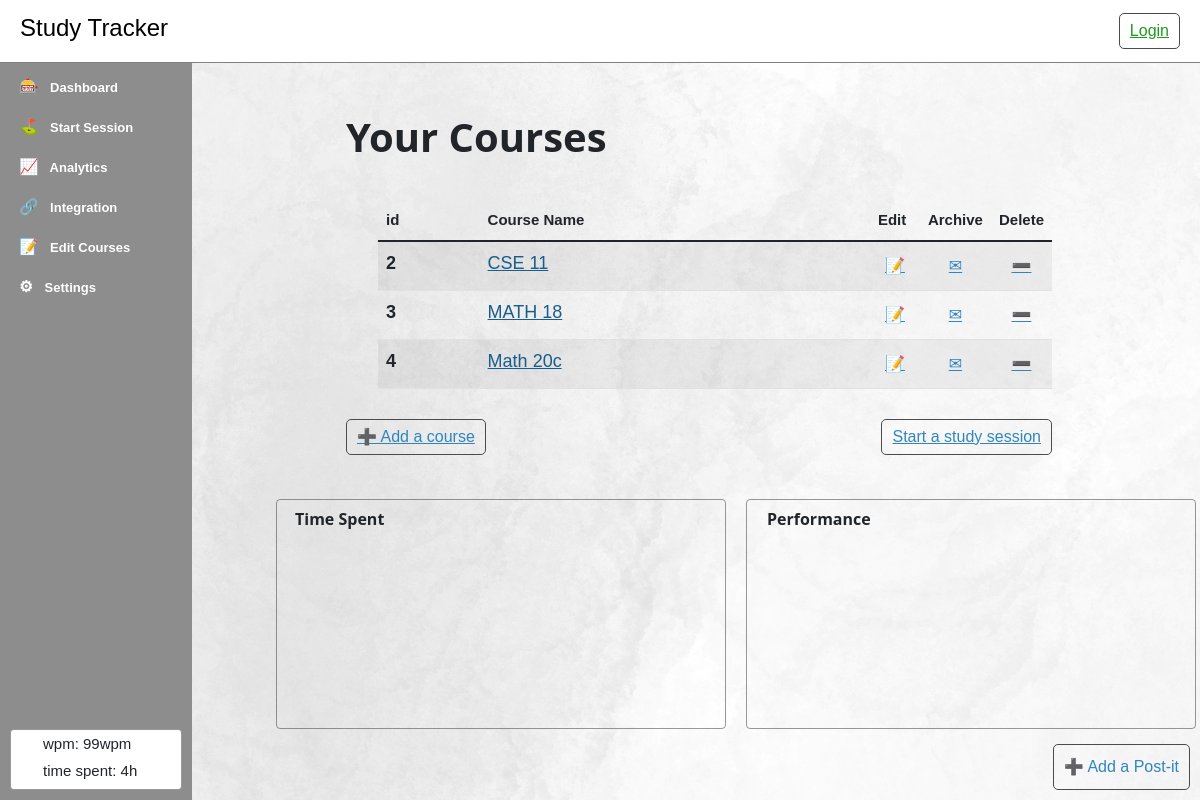
The page /courses/list/ on the database as committed earlier.
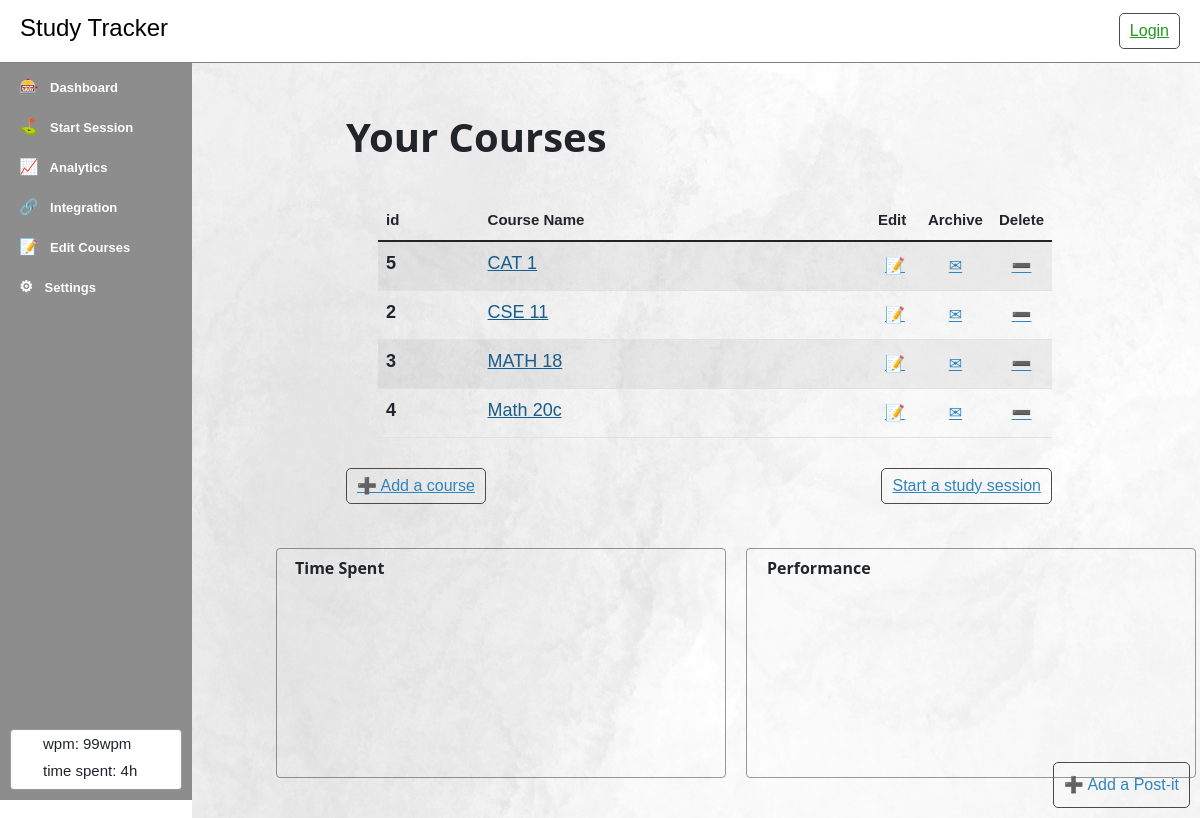
The same page on the database as committed later.
### courses/models.py (models this page shows, shortened)
class Course(models.Model):
    course_name = models.CharField(max_length=200)
    date_added = models.DateTimeField('Date added')

### courses/views.py (the view)
# urls.py: path('list/', views.list, name='list'),
def list(request):
    courses = [c for c in Course.objects.all()]
    courses = sorted(courses, key=lambda c: c.course_name)
    now = datetime.utcnow();
    jsData = {
        "study_sessions": [],
        "courses": {},
    }
    for c in courses:
        c_study_sessions = queries.get_study_sessions_byType(c.id, now, "year")
        jsData["courses"][c.id] = {
            "id": c.id,
            "course_name": c.course_name,
            "date_added": str(c.date_added),
        }
        for ss in c_study_sessions:
            jsData["study_sessions"].append({
                "course_name": c.course_name,
                "course_id": c.id,
                'session': {
                    'id': ss.id,
                    'start_date': str(ss.start_date),
                    'end_date': str(ss.end_date),
                    'last_ping': str(ss.last_ping),
                    'duration': ss.duration
                },
            })
    context = {
        'courses': courses,
        'jsData': jsData,
    }
    return render(request, 'courses/list.html', context=context)

### courses/queries.py (called while the page is built)
def get_study_sessions_byType(course_id, now, type):
    course = Course.objects.all().get(pk=course_id)
    start = None
    end = None
    if type == "month":
        start = now - timezone.timedelta(days=30)
        end = now
    elif type == "year":
        start = now - timezone.timedelta(days=360)
        end = now
    else:
        get_study_sessions_today()
    study_sessions = StudySession.objects.filter(course=course,
                                                 start_date__gte=start,
                                                 end_date__lte=end)
    return study_sessions

### courses/templatetags/js.py (called while the page is built)
@register.filter(is_safe=True)
def object_jsStr(obj):
    return mark_safe(json.dumps(obj))

### courses/templates/courses/list.html (shortened to what this page needs)
{% extends 'base.html' %}
{% load static %}
{% block content %}
    {% include 'partials/_sidebar.html' %}
    <div style="flex-grow: 20; overflow-x: hidden; position: relative;">
        {% include 'partials/_postitBackground.html' %}
        <div style="padding: 40px; padding-left: 7vw; max-width: 900px;">
            <div style="padding-left: 70px; margin-bottom: 40px;">
                <h1>Your Courses</h1>
                {% if courses %}
                    <ul style="margin: 40px 0px 30px 0px;">
                    <table class="table table-striped">
                    <thead>
                        <tr>
                        <th scope="col">id</th>
                        <th scope="col">Course Name</th>
                        <th scope="col" style="width: 50px;">Edit</th>
                        <th scope="col" style="width: 50px;">Archive</th>
                        <th scope="col" style="width: 50px;">Delete</th>
                        </tr>
                    </thead>
                    <tbody>
                        {% for c in courses %}
                            <tr style="font-size: 18px;">
                            <th scope="row">{{c.id}}</th>
                            <td><a href="/courses/{{ c.id }}/">{{ c.course_name }}</a></td>
                            <td style="text-align: center;"><a href="{% url 'courses:detail' c.id %}?skipToEdit=true" class="btn btn-icon">📝</a></td>
                            <td style="text-align: center;"><button class="btn btn-icon">✉</button></td>
                            <td style="text-align: center;"><button onclick="prepareForDelete({{c.id}});" class="btn btn-icon">➖</button></td>
                            </tr>
                        {% endfor %}
                    </tbody>
                    </table>
                    </ul>
                {% else %}
                    <p>You have no courses yet.</p>
                {% endif %}
                <div>
                    <a class="btn btn-primary" href="{% url 'courses:add_course' %}" style="display: inline-block; ">➕ Add a course</a>
                    <a class="btn btn-primary" href="{% url 'courses:session' %}" style="float: right;">Start a study session</a>
                </div>
            </div>
            <div style="display: flex; flex-direction: row;">
                <div class="box dashboard-graphToday" id="graphToday" style="position: relative; padding: 10px 16px 0px 16px; display: flex; flex-direction: row; max-height: 250px; max-width: 800px; min-width: 450px; width: 47%; height: 230px; margin-top: 4px;">
                    <h6 class="no-margin center" style="position: absolute; padding-left: 2px;">Time Spent</h6>
                    <div id="coursePiChart-year" style="height: 100%; flex-grow: 8; display: flex; justify-content: center; align-items: center;"></div>
                    <div id="coursePiChart-month" style="height: 100%; flex-grow: 9; display: flex; justify-content: center; align-items: center;"></div>
                    <div id="coursePiChart-week" style="height: 100%; flex-grow: 10; display: flex; justify-content: center; align-items: center;"></div>
                </div>
                <div style="min-height: 10px; min-width: 20px;"></div>
                <div class="box dashboard-graphToday" id="graphToday" style="padding: 10px 16px 0px 0px; display: flex; flex-direction: column; max-height: 250px; max-width: 800px; min-width: 450px; width: 47%; height: 230px; margin-top: 4px;">
                    <h6 class="no-margin center" style="position: absolute; padding-left: 20px;">Performance</h6>
                    <div id="skillsRadarChart" style="height: 100%;"></div>
                </div>
            </div>
        </div>
    </div>
{% endblock %}

Rows that differ between the two databases and show on the page:
added Course: id "5", course_name "CAT 1"
